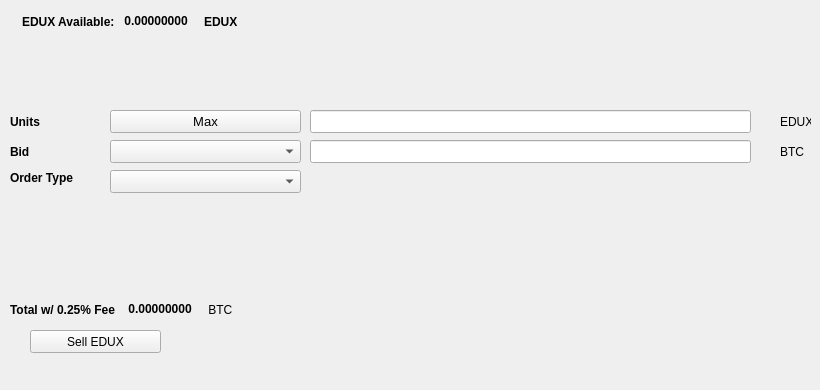
   <widget class="QWidget" name="SellTab">
    <attribute name="title">
     <string>Sell</string>
    </attribute>
    <widget class="QLabel" name="label_16">
     <property name="geometry">
      <rect>
       <x>780</x>
       <y>140</y>
       <width>31</width>
       <height>23</height>
      </rect>
     </property>
     <property name="text">
      <string>BTC</string>
     </property>
    </widget>
    <widget class="QComboBox" name="SellBidcomboBox">
     <property name="geometry">
      <rect>
       <x>110</x>
       <y>140</y>
       <width>191</width>
       <height>23</height>
      </rect>
     </property>
     <property name="font">
      <font>
       <pointsize>10</pointsize>
      </font>
     </property>
    </widget>
    <widget class="QLabel" name="label_18">
     <property name="geometry">
      <rect>
       <x>10</x>
       <y>110</y>
       <width>46</width>
       <height>23</height>
      </rect>
     </property>
     <property name="font">
      <font>
       <weight>75</weight>
       <bold>true</bold>
      </font>
     </property>
     <property name="text">
      <string>Units</string>
     </property>
    </widget>
    <widget class="QPushButton" name="Sell_Max_Amount">
     <property name="geometry">
      <rect>
       <x>110</x>
       <y>110</y>
       <width>191</width>
       <height>23</height>
      </rect>
     </property>
     <property name="font">
      <font>
       <pointsize>10</pointsize>
      </font>
     </property>
     <property name="text">
      <string>Max</string>
     </property>
    </widget>
    <widget class="QLabel" name="label_20">
     <property name="geometry">
      <rect>
       <x>10</x>
       <y>170</y>
       <width>91</width>
       <height>16</height>
      </rect>
     </property>
     <property name="font">
      <font>
       <weight>75</weight>
       <bold>true</bold>
      </font>
     </property>
     <property name="text">
      <string>Order Type</string>
     </property>
    </widget>
    <widget class="QComboBox" name="SellOrdertypeCombo">
     <property name="geometry">
      <rect>
       <x>110</x>
       <y>170</y>
       <width>191</width>
       <height>23</height>
      </rect>
     </property>
     <property name="font">
      <font>
       <pointsize>10</pointsize>
      </font>
     </property>
    </widget>
    <widget class="QLabel" name="label_21">
     <property name="geometry">
      <rect>
       <x>10</x>
       <y>140</y>
       <width>46</width>
       <height>23</height>
      </rect>
     </property>
     <property name="font">
      <font>
       <weight>75</weight>
       <bold>true</bold>
      </font>
     </property>
     <property name="text">
      <string>Bid</string>
     </property>
    </widget>
    <widget class="QLabel" name="label_22">
     <property name="geometry">
      <rect>
       <x>780</x>
       <y>110</y>
       <width>31</width>
       <height>23</height>
      </rect>
     </property>
     <property name="text">
      <string>EDUX</string>
     </property>
    </widget>
    <widget class="QLineEdit" name="UnitsInputEDUX">
     <property name="geometry">
      <rect>
       <x>310</x>
       <y>110</y>
       <width>441</width>
       <height>23</height>
      </rect>
     </property>
     <property name="font">
      <font>
       <pointsize>9</pointsize>
       <weight>75</weight>
       <bold>true</bold>
      </font>
     </property>
    </widget>
    <widget class="QLineEdit" name="SellBidPriceEdit">
     <property name="geometry">
      <rect>
       <x>310</x>
       <y>140</y>
       <width>441</width>
       <height>23</height>
      </rect>
     </property>
     <property name="font">
      <font>
       <pointsize>9</pointsize>
       <weight>75</weight>
       <bold>true</bold>
      </font>
     </property>
    </widget>
    <widget class="QPushButton" name="SellEDUXBTN">
     <property name="geometry">
      <rect>
       <x>30</x>
       <y>330</y>
       <width>131</width>
       <height>23</height>
      </rect>
     </property>
     <property name="text">
      <string>Sell EDUX</string>
     </property>
     <property name="icon">
      <iconset resource="../edux">
       <normaloff>:/icons/bitcoin</normaloff>:/icons/bitcoin</iconset>
     </property>
    </widget>
    <widget class="QWidget" name="layoutWidget3">
     <property name="geometry">
      <rect>
       <x>22</x>
       <y>12</y>
       <width>258</width>
       <height>19</height>
      </rect>
     </property>
     <layout class="QHBoxLayout" name="horizontalLayout">
      <item>
       <widget class="QLabel" name="label232_2">
        <property name="font">
         <font>
          <weight>75</weight>
          <bold>true</bold>
         </font>
        </property>
        <property name="text">
         <string>EDUX Available:</string>
        </property>
       </widget>
      </item>
      <item>
       <widget class="QLabel" name="EDUXAvailableLabel">
        <property name="palette">
         <palette>
          <active>
           <colorrole role="WindowText">
            <brush brushstyle="SolidPattern">
             <color alpha="255">
              <red>0</red>
              <green>0</green>
              <blue>0</blue>
             </color>
            </brush>
           </colorrole>
           <colorrole role="Button">
            <brush brushstyle="SolidPattern">
             <color alpha="255">
              <red>0</red>
              <green>170</green>
              <blue>0</blue>
             </color>
            </brush>
           </colorrole>
           <colorrole role="Light">
            <brush brushstyle="SolidPattern">
             <color alpha="255">
              <red>0</red>
              <green>255</green>
              <blue>0</blue>
             </color>
            </brush>
           </colorrole>
           <colorrole role="Midlight">
            <brush brushstyle="SolidPattern">
             <color alpha="255">
              <red>0</red>
              <green>212</green>
              <blue>0</blue>
             </color>
            </brush>
           </colorrole>
           <colorrole role="Dark">
            <brush brushstyle="SolidPattern">
             <color alpha="255">
              <red>0</red>
              <green>85</green>
              <blue>0</blue>
             </color>
            </brush>
           </colorrole>
           <colorrole role="Mid">
            <brush brushstyle="SolidPattern">
             <color alpha="255">
              <red>0</red>
              <green>113</green>
              <blue>0</blue>
             </color>
            </brush>
           </colorrole>
           <colorrole role="Text">
            <brush brushstyle="SolidPattern">
             <color alpha="255">
              <red>0</red>
              <green>170</green>
              <blue>0</blue>
             </color>
            </brush>
           </colorrole>
           <colorrole role="BrightText">
            <brush brushstyle="SolidPattern">
             <color alpha="255">
              <red>255</red>
              <green>255</green>
              <blue>255</blue>
             </color>
            </brush>
           </colorrole>
           <colorrole role="ButtonText">
            <brush brushstyle="SolidPattern">
             <color alpha="255">
              <red>0</red>
              <green>0</green>
              <blue>0</blue>
             </color>
            </brush>
           </colorrole>
           <colorrole role="Base">
            <brush brushstyle="SolidPattern">
             <color alpha="255">
              <red>255</red>
              <green>255</green>
              <blue>255</blue>
             </color>
            </brush>
           </colorrole>
           <colorrole role="Window">
            <brush brushstyle="SolidPattern">
             <color alpha="255">
              <red>0</red>
              <green>170</green>
              <blue>0</blue>
             </color>
            </brush>
           </colorrole>
           <colorrole role="Shadow">
            <brush brushstyle="SolidPattern">
             <color alpha="255">
              <red>0</red>
              <green>0</green>
              <blue>0</blue>
             </color>
            </brush>
           </colorrole>
           <colorrole role="AlternateBase">
            <brush brushstyle="SolidPattern">
             <color alpha="255">
              <red>127</red>
              <green>212</green>
              <blue>127</blue>
             </color>
            </brush>
           </colorrole>
           <colorrole role="ToolTipBase">
            <brush brushstyle="SolidPattern">
             <color alpha="255">
              <red>255</red>
              <green>255</green>
              <blue>220</blue>
             </color>
            </brush>
           </colorrole>
           <colorrole role="ToolTipText">
            <brush brushstyle="SolidPattern">
             <color alpha="255">
              <red>0</red>
              <green>0</green>
              <blue>0</blue>
             </color>
            </brush>
           </colorrole>
          </active>
          <inactive>
           <colorrole role="WindowText">
            <brush brushstyle="SolidPattern">
             <color alpha="255">
              <red>0</red>
              <green>0</green>
              <blue>0</blue>
             </color>
            </brush>
           </colorrole>
           <colorrole role="Button">
            <brush brushstyle="SolidPattern">
             <color alpha="255">
              <red>0</red>
              <green>170</green>
              <blue>0</blue>
             </color>
            </brush>
           </colorrole>
           <colorrole role="Light">
            <brush brushstyle="SolidPattern">
             <color alpha="255">
              <red>0</red>
              <green>255</green>
              <blue>0</blue>
             </color>
            </brush>
           </colorrole>
           <colorrole role="Midlight">
            <brush brushstyle="SolidPattern">
             <color alpha="255">
              <red>0</red>
              <green>212</green>
              <blue>0</blue>
             </color>
            </brush>
           </colorrole>
           <colorrole role="Dark">
            <brush brushstyle="SolidPattern">
             <color alpha="255">
              <red>0</red>
              <green>85</green>
              <blue>0</blue>
             </color>
            </brush>
           </colorrole>
           <colorrole role="Mid">
            <brush brushstyle="SolidPattern">
             <color alpha="255">
              <red>0</red>
              <green>113</green>
              <blue>0</blue>
             </color>
            </brush>
           </colorrole>
           <colorrole role="Text">
            <brush brushstyle="SolidPattern">
             <color alpha="255">
              <red>0</red>
              <green>170</green>
              <blue>0</blue>
             </color>
            </brush>
           </colorrole>
           <colorrole role="BrightText">
            <brush brushstyle="SolidPattern">
             <color alpha="255">
              <red>255</red>
              <green>255</green>
              <blue>255</blue>
             </color>
            </brush>
           </colorrole>
           <colorrole role="ButtonText">
            <brush brushstyle="SolidPattern">
             <color alpha="255">
              <red>0</red>
              <green>0</green>
              <blue>0</blue>
             </color>
            </brush>
           </colorrole>
           <colorrole role="Base">
            <brush brushstyle="SolidPattern">
             <color alpha="255">
              <red>255</red>
              <green>255</green>
              <blue>255</blue>
             </color>
            </brush>
           </colorrole>
           <colorrole role="Window">
            <brush brushstyle="SolidPattern">
             <color alpha="255">
              <red>0</red>
              <green>170</green>
              <blue>0</blue>
             </color>
            </brush>
           </colorrole>
           <colorrole role="Shadow">
            <brush brushstyle="SolidPattern">
             <color alpha="255">
              <red>0</red>
              <green>0</green>
              <blue>0</blue>
             </color>
            </brush>
           </colorrole>
           <colorrole role="AlternateBase">
            <brush brushstyle="SolidPattern">
             <color alpha="255">
              <red>127</red>
              <green>212</green>
              <blue>127</blue>
             </color>
            </brush>
           </colorrole>
           <colorrole role="ToolTipBase">
            <brush brushstyle="SolidPattern">
             <color alpha="255">
              <red>255</red>
              <green>255</green>
              <blue>220</blue>
             </color>
            </brush>
           </colorrole>
           <colorrole role="ToolTipText">
            <brush brushstyle="SolidPattern">
             <color alpha="255">
              <red>0</red>
              <green>0</green>
              <blue>0</blue>
             </color>
            </brush>
           </colorrole>
          </inactive>
          <disabled>
           <colorrole role="WindowText">
            <brush brushstyle="SolidPattern">
             <color alpha="255">
              <red>0</red>
              <green>85</green>
              <blue>0</blue>
             </color>
            </brush>
           </colorrole>
           <colorrole role="Button">
            <brush brushstyle="SolidPattern">
             <color alpha="255">
              <red>0</red>
              <green>170</green>
              <blue>0</blue>
             </color>
            </brush>
           </colorrole>
           <colorrole role="Light">
            <brush brushstyle="SolidPattern">
             <color alpha="255">
              <red>0</red>
              <green>255</green>
              <blue>0</blue>
             </color>
            </brush>
           </colorrole>
           <colorrole role="Midlight">
            <brush brushstyle="SolidPattern">
             <color alpha="255">
              <red>0</red>
              <green>212</green>
              <blue>0</blue>
             </color>
            </brush>
           </colorrole>
           <colorrole role="Dark">
            <brush brushstyle="SolidPattern">
             <color alpha="255">
              <red>0</red>
              <green>85</green>
              <blue>0</blue>
             </color>
            </brush>
           </colorrole>
           <colorrole role="Mid">
            <brush brushstyle="SolidPattern">
             <color alpha="255">
              <red>0</red>
              <green>113</green>
              <blue>0</blue>
             </color>
            </brush>
           </colorrole>
           <colorrole role="Text">
            <brush brushstyle="SolidPattern">
             <color alpha="255">
              <red>0</red>
              <green>85</green>
              <blue>0</blue>
             </color>
            </brush>
           </colorrole>
           <colorrole role="BrightText">
            <brush brushstyle="SolidPattern">
             <color alpha="255">
              <red>255</red>
              <green>255</green>
              <blue>255</blue>
             </color>
            </brush>
           </colorrole>
           <colorrole role="ButtonText">
            <brush brushstyle="SolidPattern">
             <color alpha="255">
              <red>0</red>
              <green>85</green>
              <blue>0</blue>
             </color>
            </brush>
           </colorrole>
           <colorrole role="Base">
            <brush brushstyle="SolidPattern">
             <color alpha="255">
              <red>0</red>
              <green>170</green>
              <blue>0</blue>
             </color>
            </brush>
           </colorrole>
           <colorrole role="Window">
            <brush brushstyle="SolidPattern">
             <color alpha="255">
              <red>0</red>
              <green>170</green>
              <blue>0</blue>
             </color>
            </brush>
           </colorrole>
           <colorrole role="Shadow">
            <brush brushstyle="SolidPattern">
             <color alpha="255">
              <red>0</red>
              <green>0</green>
              <blue>0</blue>
             </color>
            </brush>
           </colorrole>
           <colorrole role="AlternateBase">
            <brush brushstyle="SolidPattern">
             <color alpha="255">
              <red>0</red>
              <green>170</green>
              <blue>0</blue>
             </color>
            </brush>
           </colorrole>
           <colorrole role="ToolTipBase">
            <brush brushstyle="SolidPattern">
             <color alpha="255">
              <red>255</red>
              <green>255</green>
              <blue>220</blue>
             </color>
            </brush>
           </colorrole>
           <colorrole role="ToolTipText">
            <brush brushstyle="SolidPattern">
             <color alpha="255">
              <red>0</red>
              <green>0</green>
              <blue>0</blue>
             </color>
            </brush>
           </colorrole>
          </disabled>
         </palette>
        </property>
        <property name="font">
         <font>
          <weight>75</weight>
          <bold>true</bold>
         </font>
        </property>
        <property name="text">
         <string> 0.00000000 </string>
        </property>
        <property name="textInteractionFlags">
         <set>Qt::LinksAccessibleByMouse|Qt::TextSelectableByKeyboard|Qt::TextSelectableByMouse</set>
        </property>
       </widget>
      </item>
      <item>
       <widget class="QLabel" name="labelEDUX">
        <property name="font">
         <font>
          <weight>75</weight>
          <bold>true</bold>
         </font>
        </property>
        <property name="text">
         <string>EDUX</string>
        </property>
       </widget>
      </item>
     </layout>
    </widget>
    <widget class="QWidget" name="layoutWidget">
     <property name="geometry">
      <rect>
       <x>10</x>
       <y>300</y>
       <width>268</width>
       <height>19</height>
      </rect>
     </property>
     <layout class="QHBoxLayout" name="horizontalLayout_2">
      <item>
       <widget class="QLabel" name="label_19">
        <property name="font">
         <font>
          <weight>75</weight>
          <bold>true</bold>
         </font>
        </property>
        <property name="text">
         <string>Total w/ 0.25% Fee </string>
        </property>
       </widget>
      </item>
      <item>
       <widget class="QLabel" name="SellCostLabel">
        <property name="palette">
         <palette>
          <active>
           <colorrole role="WindowText">
            <brush brushstyle="SolidPattern">
             <color alpha="255">
              <red>0</red>
              <green>0</green>
              <blue>0</blue>
             </color>
            </brush>
           </colorrole>
           <colorrole role="Button">
            <brush brushstyle="SolidPattern">
             <color alpha="255">
              <red>0</red>
              <green>170</green>
              <blue>0</blue>
             </color>
            </brush>
           </colorrole>
           <colorrole role="Light">
            <brush brushstyle="SolidPattern">
             <color alpha="255">
              <red>0</red>
              <green>255</green>
              <blue>0</blue>
             </color>
            </brush>
           </colorrole>
           <colorrole role="Midlight">
            <brush brushstyle="SolidPattern">
             <color alpha="255">
              <red>0</red>
              <green>212</green>
              <blue>0</blue>
             </color>
            </brush>
           </colorrole>
           <colorrole role="Dark">
            <brush brushstyle="SolidPattern">
             <color alpha="255">
              <red>0</red>
              <green>85</green>
              <blue>0</blue>
             </color>
            </brush>
           </colorrole>
           <colorrole role="Mid">
            <brush brushstyle="SolidPattern">
             <color alpha="255">
              <red>0</red>
              <green>113</green>
              <blue>0</blue>
             </color>
            </brush>
           </colorrole>
           <colorrole role="Text">
            <brush brushstyle="SolidPattern">
             <color alpha="255">
              <red>0</red>
              <green>170</green>
              <blue>0</blue>
             </color>
            </brush>
           </colorrole>
           <colorrole role="BrightText">
            <brush brushstyle="SolidPattern">
             <color alpha="255">
              <red>255</red>
              <green>255</green>
              <blue>255</blue>
             </color>
            </brush>
           </colorrole>
           <colorrole role="ButtonText">
            <brush brushstyle="SolidPattern">
             <color alpha="255">
              <red>0</red>
              <green>0</green>
              <blue>0</blue>
             </color>
            </brush>
           </colorrole>
           <colorrole role="Base">
            <brush brushstyle="SolidPattern">
             <color alpha="255">
              <red>255</red>
              <green>255</green>
              <blue>255</blue>
             </color>
            </brush>
           </colorrole>
           <colorrole role="Window">
            <brush brushstyle="SolidPattern">
             <color alpha="255">
              <red>0</red>
              <green>170</green>
              <blue>0</blue>
             </color>
            </brush>
           </colorrole>
           <colorrole role="Shadow">
            <brush brushstyle="SolidPattern">
             <color alpha="255">
              <red>0</red>
              <green>0</green>
              <blue>0</blue>
             </color>
            </brush>
           </colorrole>
           <colorrole role="AlternateBase">
            <brush brushstyle="SolidPattern">
             <color alpha="255">
              <red>127</red>
              <green>212</green>
              <blue>127</blue>
             </color>
            </brush>
           </colorrole>
           <colorrole role="ToolTipBase">
            <brush brushstyle="SolidPattern">
             <color alpha="255">
              <red>255</red>
              <green>255</green>
              <blue>220</blue>
             </color>
            </brush>
           </colorrole>
           <colorrole role="ToolTipText">
            <brush brushstyle="SolidPattern">
             <color alpha="255">
              <red>0</red>
              <green>0</green>
              <blue>0</blue>
             </color>
            </brush>
           </colorrole>
          </active>
          <inactive>
           <colorrole role="WindowText">
            <brush brushstyle="SolidPattern">
             <color alpha="255">
              <red>0</red>
              <green>0</green>
              <blue>0</blue>
             </color>
            </brush>
           </colorrole>
           <colorrole role="Button">
            <brush brushstyle="SolidPattern">
             <color alpha="255">
              <red>0</red>
              <green>170</green>
              <blue>0</blue>
             </color>
            </brush>
           </colorrole>
           <colorrole role="Light">
            <brush brushstyle="SolidPattern">
             <color alpha="255">
              <red>0</red>
              <green>255</green>
              <blue>0</blue>
             </color>
            </brush>
           </colorrole>
           <colorrole role="Midlight">
            <brush brushstyle="SolidPattern">
             <color alpha="255">
              <red>0</red>
              <green>212</green>
              <blue>0</blue>
             </color>
            </brush>
           </colorrole>
           <colorrole role="Dark">
            <brush brushstyle="SolidPattern">
             <color alpha="255">
              <red>0</red>
              <green>85</green>
              <blue>0</blue>
             </color>
            </brush>
           </colorrole>
           <colorrole role="Mid">
            <brush brushstyle="SolidPattern">
             <color alpha="255">
              <red>0</red>
              <green>113</green>
              <blue>0</blue>
             </color>
            </brush>
           </colorrole>
           <colorrole role="Text">
            <brush brushstyle="SolidPattern">
             <color alpha="255">
              <red>0</red>
              <green>170</green>
              <blue>0</blue>
             </color>
            </brush>
           </colorrole>
           <colorrole role="BrightText">
            <brush brushstyle="SolidPattern">
             <color alpha="255">
              <red>255</red>
              <green>255</green>
              <blue>255</blue>
             </color>
            </brush>
           </colorrole>
           <colorrole role="ButtonText">
            <brush brushstyle="SolidPattern">
             <color alpha="255">
              <red>0</red>
              <green>0</green>
              <blue>0</blue>
             </color>
            </brush>
           </colorrole>
           <colorrole role="Base">
            <brush brushstyle="SolidPattern">
             <color alpha="255">
              <red>255</red>
              <green>255</green>
              <blue>255</blue>
             </color>
            </brush>
           </colorrole>
           <colorrole role="Window">
            <brush brushstyle="SolidPattern">
             <color alpha="255">
              <red>0</red>
              <green>170</green>
              <blue>0</blue>
             </color>
            </brush>
           </colorrole>
           <colorrole role="Shadow">
            <brush brushstyle="SolidPattern">
             <color alpha="255">
              <red>0</red>
              <green>0</green>
              <blue>0</blue>
             </color>
            </brush>
           </colorrole>
           <colorrole role="AlternateBase">
            <brush brushstyle="SolidPattern">
             <color alpha="255">
              <red>127</red>
              <green>212</green>
              <blue>127</blue>
             </color>
            </brush>
           </colorrole>
           <colorrole role="ToolTipBase">
            <brush brushstyle="SolidPattern">
             <color alpha="255">
              <red>255</red>
              <green>255</green>
              <blue>220</blue>
             </color>
            </brush>
           </colorrole>
           <colorrole role="ToolTipText">
            <brush brushstyle="SolidPattern">
             <color alpha="255">
              <red>0</red>
              <green>0</green>
              <blue>0</blue>
             </color>
            </brush>
           </colorrole>
          </inactive>
          <disabled>
           <colorrole role="WindowText">
            <brush brushstyle="SolidPattern">
             <color alpha="255">
              <red>0</red>
              <green>85</green>
              <blue>0</blue>
             </color>
            </brush>
           </colorrole>
           <colorrole role="Button">
            <brush brushstyle="SolidPattern">
             <color alpha="255">
              <red>0</red>
              <green>170</green>
              <blue>0</blue>
             </color>
            </brush>
           </colorrole>
           <colorrole role="Light">
            <brush brushstyle="SolidPattern">
             <color alpha="255">
              <red>0</red>
              <green>255</green>
              <blue>0</blue>
             </color>
            </brush>
           </colorrole>
           <colorrole role="Midlight">
            <brush brushstyle="SolidPattern">
             <color alpha="255">
              <red>0</red>
              <green>212</green>
              <blue>0</blue>
             </color>
            </brush>
           </colorrole>
           <colorrole role="Dark">
            <brush brushstyle="SolidPattern">
             <color alpha="255">
              <red>0</red>
              <green>85</green>
              <blue>0</blue>
             </color>
            </brush>
           </colorrole>
           <colorrole role="Mid">
            <brush brushstyle="SolidPattern">
             <color alpha="255">
              <red>0</red>
              <green>113</green>
              <blue>0</blue>
             </color>
            </brush>
           </colorrole>
           <colorrole role="Text">
            <brush brushstyle="SolidPattern">
             <color alpha="255">
              <red>0</red>
              <green>85</green>
              <blue>0</blue>
             </color>
            </brush>
           </colorrole>
           <colorrole role="BrightText">
            <brush brushstyle="SolidPattern">
             <color alpha="255">
              <red>255</red>
              <green>255</green>
              <blue>255</blue>
             </color>
            </brush>
           </colorrole>
           <colorrole role="ButtonText">
            <brush brushstyle="SolidPattern">
             <color alpha="255">
              <red>0</red>
              <green>85</green>
              <blue>0</blue>
             </color>
            </brush>
           </colorrole>
           <colorrole role="Base">
            <brush brushstyle="SolidPattern">
             <color alpha="255">
              <red>0</red>
              <green>170</green>
              <blue>0</blue>
             </color>
            </brush>
           </colorrole>
           <colorrole role="Window">
            <brush brushstyle="SolidPattern">
             <color alpha="255">
              <red>0</red>
              <green>170</green>
              <blue>0</blue>
             </color>
            </brush>
           </colorrole>
           <colorrole role="Shadow">
            <brush brushstyle="SolidPattern">
             <color alpha="255">
              <red>0</red>
              <green>0</green>
              <blue>0</blue>
             </color>
            </brush>
           </colorrole>
           <colorrole role="AlternateBase">
            <brush brushstyle="SolidPattern">
             <color alpha="255">
              <red>0</red>
              <green>170</green>
              <blue>0</blue>
             </color>
            </brush>
           </colorrole>
           <colorrole role="ToolTipBase">
            <brush brushstyle="SolidPattern">
             <color alpha="255">
              <red>255</red>
              <green>255</green>
              <blue>220</blue>
             </color>
            </brush>
           </colorrole>
           <colorrole role="ToolTipText">
            <brush brushstyle="SolidPattern">
             <color alpha="255">
              <red>0</red>
              <green>0</green>
              <blue>0</blue>
             </color>
            </brush>
           </colorrole>
          </disabled>
         </palette>
        </property>
        <property name="font">
         <font>
          <weight>75</weight>
          <bold>true</bold>
         </font>
        </property>
        <property name="autoFillBackground">
         <bool>false</bool>
        </property>
        <property name="text">
         <string> 0.00000000</string>
        </property>
        <property name="textInteractionFlags">
         <set>Qt::LinksAccessibleByMouse|Qt::TextSelectableByMouse</set>
        </property>
       </widget>
      </item>
      <item>
       <widget class="QLabel" name="label_17">
        <property name="font">
         <font>
          <weight>50</weight>
          <bold>false</bold>
         </font>
        </property>
        <property name="text">
         <string> BTC</string>
        </property>
       </widget>
      </item>
     </layout>
    </widget>
    <widget class="QLabel" name="label_23">
     <property name="geometry">
      <rect>
       <x>460</x>
       <y>300</y>
       <width>281</width>
       <height>81</height>
      </rect>
     </property>
     <property name="text">
      <string/>
     </property>
     <property name="pixmap">
      <pixmap>:/images/bittrex</pixmap>
     </property>
    </widget>
   </widget>
